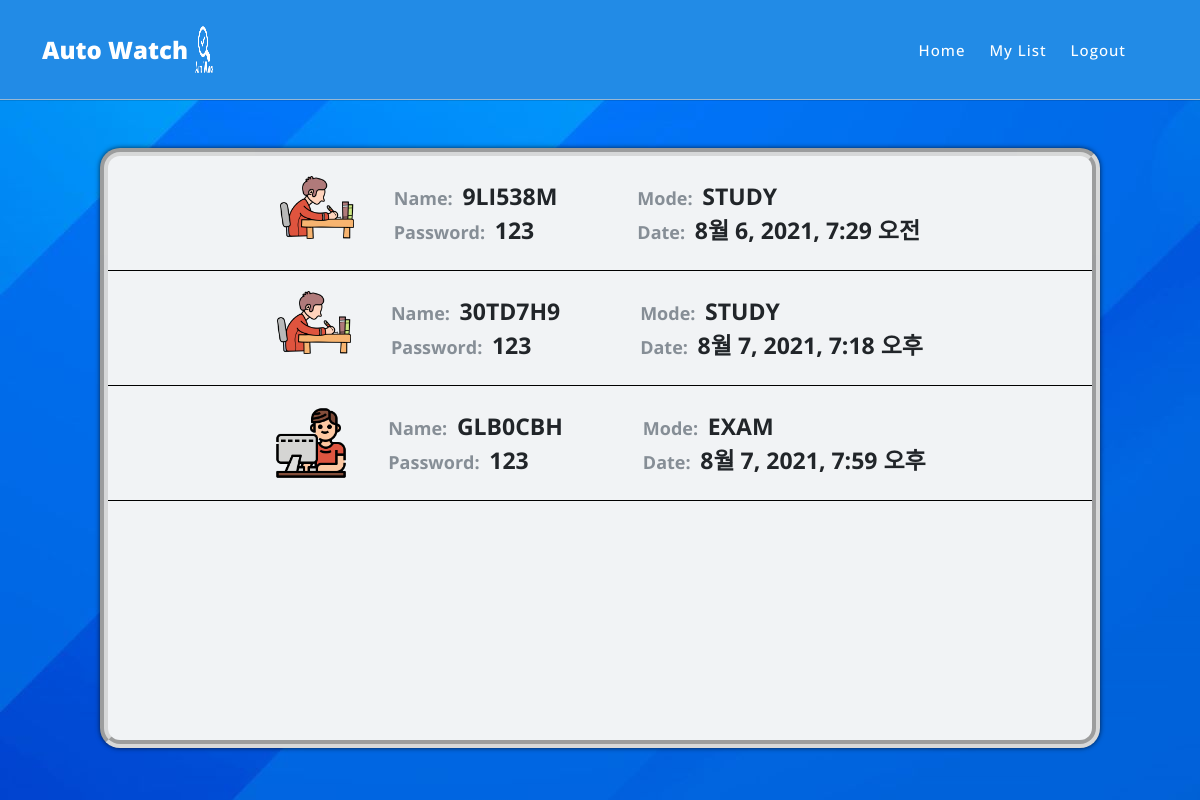
The app's page /main/list/room (signed in), older data.
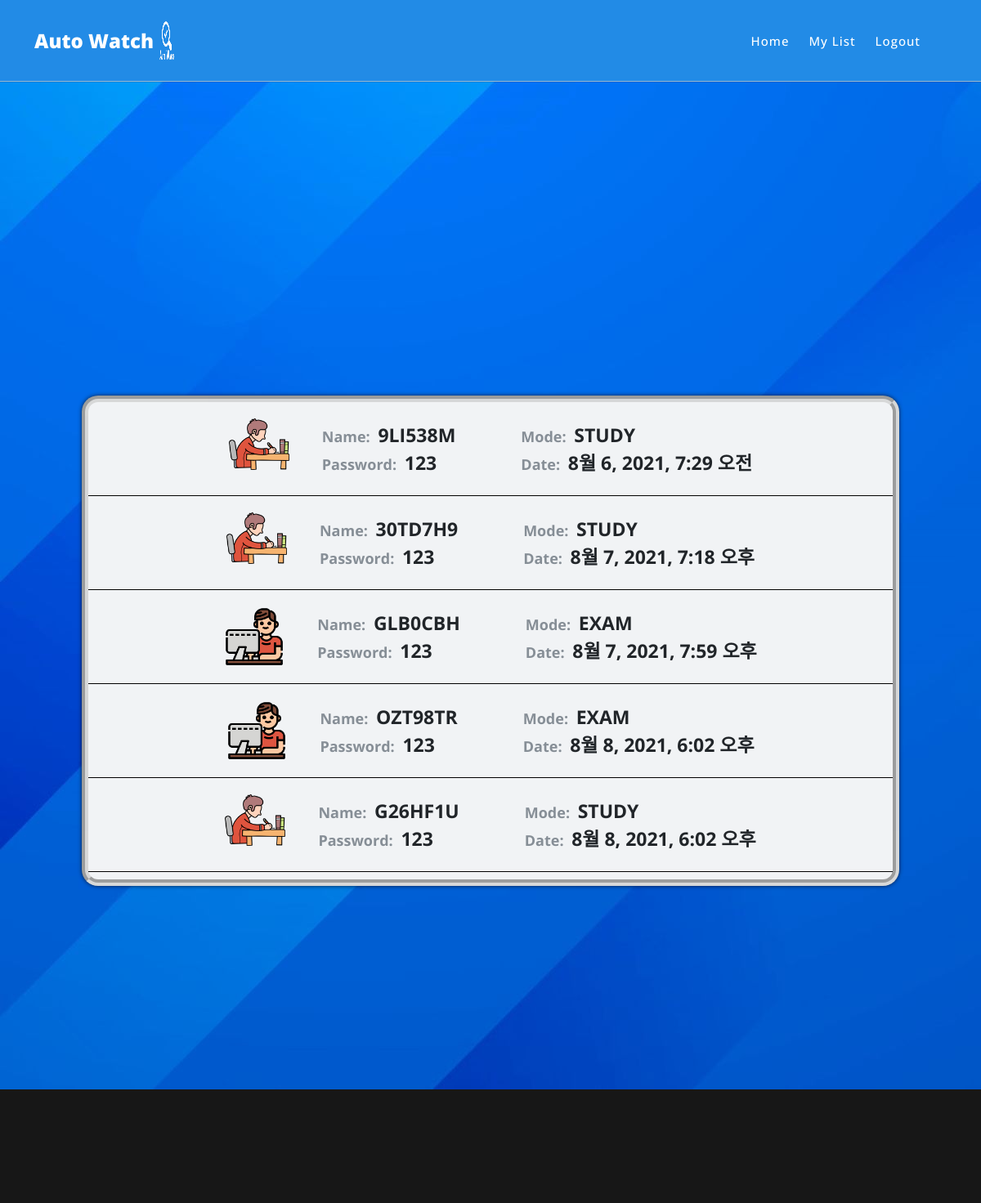
The same page, newer data.
### main/models.py (models this page shows, shortened)
class Room(models.Model):
    room_name = models.CharField(max_length=128, verbose_name="방 이름")
    room_password = models.CharField(max_length=64, verbose_name="방 비밀번호")
    file = models.FileField(upload_to="room", verbose_name="파일", default="NULL")
    mode = models.CharField(max_length=64, verbose_name="모드", default="NULL")
    maker = models.EmailField(max_length=64, verbose_name="생성자", default="NULL")
    make_date = models.DateTimeField(auto_now_add=True, verbose_name='생성 날짜')
    member_list = models.CharField(max_length=64, verbose_name='회원명단리스트',default=None)
    class Meta:
        db_table = 'room'
        verbose_name = 'Room 명단'
        verbose_name_plural = 'Room 명단'

### main/views.py (the view)
# urls.py: path('list/room', RoomList.as_view()),
class RoomList(ListView):
    model = Room
    template_name = 'roomlist.html'
    def get_queryset(self):    # roomlist를 보여줄 queryset 특정
        QuerySet = Room.objects.filter(maker = self.request.session.get('user_email'))
        return QuerySet

### main/templates/roomlist.html (shortened to what this page needs)
<!DOCTYPE html>
<html lang="ko" id="html">
<head>
    <link href="/static/vendor/bootstrap/css/bootstrap.min.css" rel="stylesheet">
    <link rel="stylesheet" href="/static/assets/css/fontawesome.css">
    <link rel="stylesheet" href="/static/assets/css/templatemo-seo-dream.css?after">
    <link rel="stylesheet" href="/static/assets/css/main.css">
    <link rel="stylesheet" href="/static/assets/css/makeroom.css">
    <link rel="stylesheet" href="/static/assets/css/enterroom.css?after">
    <link rel="stylesheet" href="/static/assets/css/list.css?after">
    <link rel="stylesheet" href="/static/assets/css/animated.css">
    <link rel="stylesheet" href="https://cdnjs.cloudflare.com/ajax/libs/animate.css/4.1.1/animate.min.css"/>
    <link rel="stylesheet" href="/static/assets/css/owl.css">
</head>
<body>
    <div class="animate__animated animate__fadeInDown animate__delay-0.8s">
      <header class="header-area">
        <div class="container">
          <div class="row">
            <div class="col-12">
                <nav class="main-nav">
                  <a href="/main" class="logo">
                    <h4>Auto Watch <img src="/static/assets/images/자동감시로고_-removebg-preview.png" alt="" class="auto_logo"></h4>
                  </a>
                  <ul class="nav">
                    <li class="scroll-to-section"><a href="/main">Home</a></li>
                    <li class="scroll-to-section"><a href="/main/list">My List</a></li>
                    <li class="scroll-to-section"><a href="/logout">Logout {{username}}</a></li>
                    <li class="scroll-to-section"></li>
                  </ul>
                </nav>
            </div>
          </div>
        </div>
      </header>
    </div>
    <div class="main">
      <div class="inner">
        <div class="list-wapper">
          {% if object_list %}
              {% for Room in object_list %}
                  {% if Room.mode == 'STUDY' %}
                      <div class="room-list">
                          <img src="/static/assets/images/studying.png" alt="">
                          <div class="over"><span class="list-sub-text">Name: </span><span class="list-main-text">{{Room.room_name}}</span><br><span class="list-sub-text">Password: </span><span class="list-main-text">{{Room.room_password}}</span></div>
                          <div class="under"><span class="list-sub-text">Mode: </span><span class="list-main-text">{{Room.mode}}</span><br><span class="list-sub-text">Date: </span><span class="list-main-text">{{Room.make_date}}</span></div>
                      </div>
                  {% elif Room.mode == 'EXAM' %}
                      <div class="room-list">
                          <img src="/static/assets/images/exam.png" alt="">
                          <div class="over"><span class="list-sub-text">Name: </span><span class="list-main-text">{{Room.room_name}}</span><br><span class="list-sub-text">Password: </span><span class="list-main-text">{{Room.room_password}}</span></div>
                          <div class="under"><span class="list-sub-text">Mode: </span><span class="list-main-text">{{Room.mode}}</span><br><span class="list-sub-text">Date: </span><span class="list-main-text">{{Room.make_date}}</span></div>
                      </div>
                  {%endif%}
              {% endfor%}
          {% else %}
              <div id="noroom" class="animate__animated animate__rubberBand animate__delay-0.8s">
                  <span>생성한 방이 없습니다!</span>
                  <img src="/static/assets/images/embarrassed.png" alt="">
              </div>
          {%endif%}
        </div>
      </div>
    </div>
</body>
</html>

Row changes from the older to the newer data that the page shows:
added Room: room_name "OZT98TR", room_password "123", mode "EXAM", make_date "8월 8, 2021, 6:02 오후"
added Room: room_name "G26HF1U", room_password "123", mode "STUDY", make_date "8월 8, 2021, 6:02 오후"
